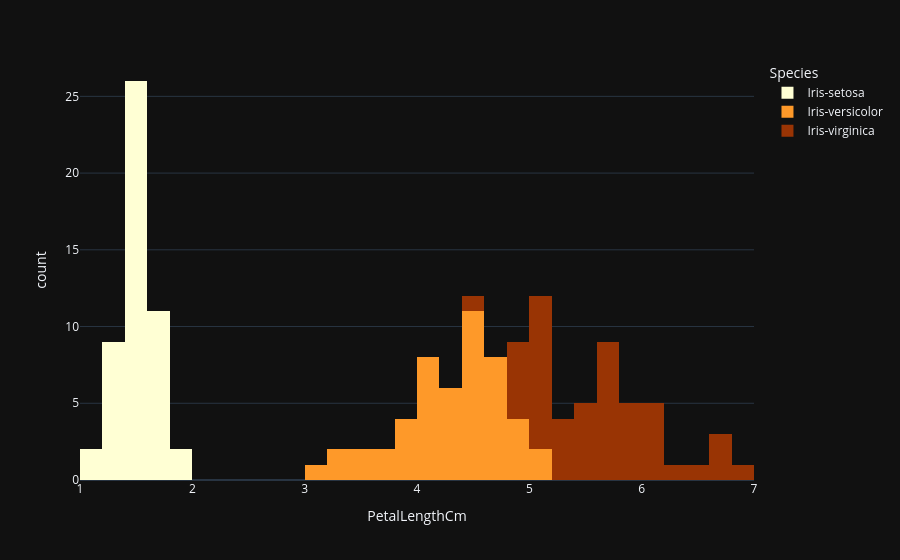

The notebook cell this image was saved under:
### Code cell
fig = px.histogram(data_frame=iris, x='PetalLengthCm',color='Species',color_discrete_sequence=['#ffffd4 ','#fe9929 ','#993404 '], template='plotly_dark',nbins=30)
fig.show()

### Figure 1 — Plotly figure (JSON) as saved in the notebook; plotly's stock layout.template omitted (floating-point values rounded to 4 significant figures)
{"data": [{"bingroup": "x", "hovertemplate": "Species=Iris-setosa<br>PetalLengthCm=%{x}<br>count=%{y}<extra></extra>", "legendgroup": "Iris-setosa", "marker": {"color": "#ffffd4 ", "pattern": {"shape": ""}}, "name": "Iris-setosa", "nbinsx": 30, "orientation": "v", "showlegend": true, "type": "histogram", "x": [1.4, 1.4, 1.3, 1.5, 1.4, 1.7, 1.4, 1.5, 1.4, 1.5, 1.5, 1.6, 1.4, 1.1, 1.2, 1.5, 1.3, 1.4, 1.7, 1.5, 1.7, 1.5, 1.0, 1.7, 1.9, 1.6, 1.6, 1.5, 1.4, 1.6, 1.6, 1.5, 1.5, 1.4, 1.5, 1.2, 1.3, 1.5, 1.3, 1.5, 1.3, 1.3, 1.3, 1.6, 1.9, 1.4, 1.6, 1.4, 1.5, 1.4], "xaxis": "x", "yaxis": "y"}, {"bingroup": "x", "hovertemplate": "Species=Iris-versicolor<br>PetalLengthCm=%{x}<br>count=%{y}<extra></extra>", "legendgroup": "Iris-versicolor", "marker": {"color": "#fe9929 ", "pattern": {"shape": ""}}, "name": "Iris-versicolor", "nbinsx": 30, "orientation": "v", "showlegend": true, "type": "histogram", "x": [4.7, 4.5, 4.9, 4.0, 4.6, 4.5, 4.7, 3.3, 4.6, 3.9, 3.5, 4.2, 4.0, 4.7, 3.6, 4.4, 4.5, 4.1, 4.5, 3.9, 4.8, 4.0, 4.9, 4.7, 4.3, 4.4, 4.8, 5.0, 4.5, 3.5, 3.8, 3.7, 3.9, 5.1, 4.5, 4.5, 4.7, 4.4, 4.1, 4.0, 4.4, 4.6, 4.0, 3.3, 4.2, 4.2, 4.2, 4.3, 3.0, 4.1], "xaxis": "x", "yaxis": "y"}, {"bingroup": "x", "hovertemplate": "Species=Iris-virginica<br>PetalLengthCm=%{x}<br>count=%{y}<extra></extra>", "legendgroup": "Iris-virginica", "marker": {"color": "#993404 ", "pattern": {"shape": ""}}, "name": "Iris-virginica", "nbinsx": 30, "orientation": "v", "showlegend": true, "type": "histogram", "x": [6.0, 5.1, 5.9, 5.6, 5.8, 6.6, 4.5, 6.3, 5.8, 6.1, 5.1, 5.3, 5.5, 5.0, 5.1, 5.3, 5.5, 6.7, 6.9, 5.0, 5.7, 4.9, 6.7, 4.9, 5.7, 6.0, 4.8, 4.9, 5.6, 5.8, 6.1, 6.4, 5.6, 5.1, 5.6, 6.1, 5.6, 5.5, 4.8, 5.4, 5.6, 5.1, 5.1, 5.9, 5.7, 5.2, 5.0, 5.2, 5.4, 5.1], "xaxis": "x", "yaxis": "y"}], "layout": {"barmode": "relative", "legend": {"title": {"text": "Species"}, "tracegroupgap": 0}, "margin": {"t": 60}, "xaxis": {"anchor": "y", "domain": [0, 1], "title": {"text": "PetalLengthCm"}}, "yaxis": {"anchor": "x", "domain": [0, 1], "title": {"text": "count"}}}}
